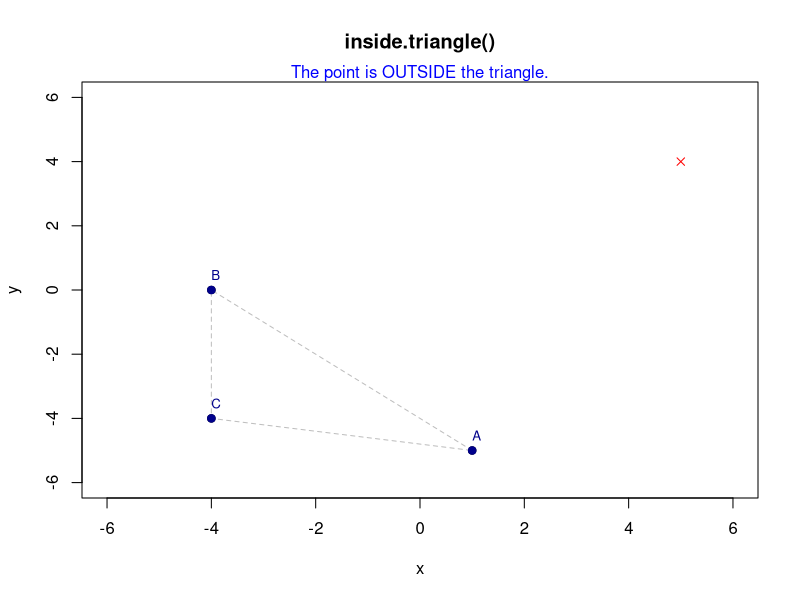

Write the R code that produced this figure.

### Use this function to find if a point in the Cartesian plane
### is inside, outside, or on a triangle formed by three other points.
### Results are summarized graphically.

### Input requires four 2-D vectors, the first three of which are the
### triangle, and the fourth is the query point.
### Random point generation and function call are included for testing.

### Copy-and-paste this whole document into R Console, or a new R script window.

inside.triangle=function(A,B,C,X)
{###Begin function
  
  ############################################
  ## Primary check:  Correct input format?
  
  lengths=c( length(A), length(B), length(C), length(X) )
  
  if ( sum(lengths)!=8 )
  {stop("One or more input arguments are not 2-D vectors.")}
  
  ##################################################################
  ## Initializing
  ##
  ## Vectors x, y, x.p, y.p, min.p, max.p, lab are used for plotting.
  ## Vectors AB, BC, CA are used for cross product analysis
  
  x = c( A[1], B[1], C[1] )
  y = c( A[2], B[2], C[2] )
  
  x.p = c( x, A[1] )
  y.p = c( y, A[2] )
  
  min.p = min( c(x.p, y.p, X) ) - 1
  max.p = max( c(x.p, y.p, X) ) + 1
  
  lab = c("A", "B", "C")
  
  AB = c( B[1]-A[1] , B[2]-A[2] )
  BC = c( C[1]-B[1] , C[2]-B[2] ) 
  CA = c( A[1]-C[1] , A[2]-C[2] ) 
  
  ##########################################
  ## Secondary check: Is ABC a triangle?
  ##
  ## 2 cases checked:
  ##  1.  Any points A, B, C are the same.
  ##  2.  Any points A, B, C are co-linear.
  
  if ( sum(A==B)==2 | sum(A==C)==2 | sum(B==C)==2 )
  {output="ABC is not a triangle."}
  
  check.tri=c(  AB[1]*BC[2]-AB[2]*BC[1], 
                BC[1]*CA[2]-BC[2]*CA[1], 
                CA[1]*AB[2]-CA[2]*AB[1]  )
  
  if ( 0 %in% check.tri )
  {output="ABC is not a triangle."
   
  }else{#open 1st else
    
    ############################
    ## Check for X on vertex
    if ( sum(A==X)==2 | sum(A==X)==2 | sum(B==X)==2 )
    {output="The point is ON the triangle."
     
    }else{#open 2nd else
      
      ############################
      ##  Cross Product Analysis 
      
      A.X = c( X[1]-A[1] , X[2]-A[2] ) 
      B.X = c( X[1]-B[1] , X[2]-B[2] ) 
      C.X = c( X[1]-C[1] , X[2]-C[2] ) 
      
      cross.prod = c( AB[1]*A.X[2] - AB[2]*A.X[1] , 
                      BC[1]*B.X[2] - BC[2]*B.X[1] , 
                      CA[1]*C.X[2] - CA[2]*C.X[1] )
      
      ###########################
      ## Circumcenter Analysis
      
      D = 2*( A[1]*(B[2]-C[2]) + 
                B[1]*(C[2]-A[2]) +
                C[1]*(A[2]-B[2]) )
      
      cen.x = ( (A[2]^2 + A[1]^2)*(B[2] - C[2]) +
                  (B[2]^2 + B[1]^2)*(C[2] - A[2]) +
                  (C[2]^2 + C[1]^2)*(A[2] - B[2]) ) / D
      
      cen.y = ( (A[2]^2 + A[1]^2)*(C[1] - B[1]) +
                  (B[2]^2 + B[1]^2)*(A[1] - C[1]) +
                  (C[2]^2 + C[1]^2)*(B[1] - A[1]) ) / D
      
      d.cen.X = sqrt ( (X[1]-cen.x)^2 + (X[2]-cen.y)^2 )
      radius.A = sqrt( (A[1]-cen.x)^2 + (A[2]-cen.y)^2 )
      radius.B = sqrt( (B[1]-cen.x)^2 + (B[2]-cen.y)^2 )
      radius.C = sqrt( (C[1]-cen.x)^2 + (C[2]-cen.y)^2 )
      radius   = mean( c( radius.A, radius.B, radius.C))
      
      if (  0 %in% cross.prod & ((radius)<d.cen.X) )  
      {output="The point is OUTSIDE the triangle."
       
      }else{###open 3rd else
        
        if ( (cross.prod[1]==0) | (cross.prod[2]==0) | (cross.prod[3]==0) )
        {output="The point is ON the triangle."
         
        }else{#open 4th else
          
          #######################################################
          ## Analsysis for query points in/out of the triangle
          
          sign=numeric(3)
          for (i in 1:3) {sign[i]= cross.prod[i]<0}
          if (  (sum(sign)==3)  | (sum(sign)==0) )
            
          {output="The point is INSIDE the triangle."
          }else{
            output="The point is OUTSIDE the triangle."}
          
          ###################
          ## Brace closing
          
        }### close 4th else
      }### close 3rd else
    }### close 2nd else
  }### close 1st else
  
  #########################
  ## Triangle-point plot
  
  plot( x,
        y, 
        xlim = c(min.p, max.p), 
        ylim = c(min.p, max.p), 
        main="inside.triangle()" )
  
  mtext(output, col="blue")
  lines(x.p,y.p,type="l",lty=2, col="gray")
  points(x,y, pch=19, col="darkblue")
  text(x,y, labels=lab, col="darkblue", cex=.8, adj=c(0,-1) )
  points(X[1], X[2], pch=4, col="red")
  
  ############
  ## Output
  return(output)
  
}###End function

###########################################################
###
###   A,B,C,X are drawn from a narrow range below to increase
###   the chances of generating query points in the triangle, 
###   but the min/max settings (i.e., -5 and 5) may be changed at will.
###
###   Changing the 2 to any other number will create an error.

A = c( round(runif(2,-5,5)) )
B = c( round(runif(2,-5,5)) )
C = c( round(runif(2,-5,5)) )
X = c( round(runif(2,-5,5)) )

inside.triangle(A,B,C,X)  
